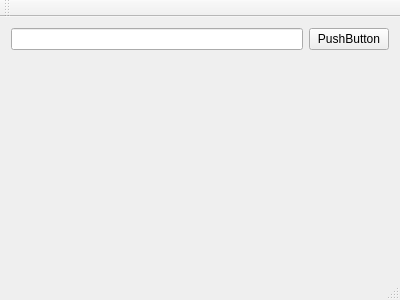
<?xml version="1.0" encoding="UTF-8"?>
<ui version="4.0">
 <class>MainWindow</class>
 <widget class="QMainWindow" name="MainWindow">
  <property name="geometry">
   <rect>
    <x>0</x>
    <y>0</y>
    <width>400</width>
    <height>300</height>
   </rect>
  </property>
  <property name="windowTitle">
   <string>MainWindow</string>
  </property>
  <widget class="QWidget" name="centralWidget">
   <layout class="QGridLayout" name="gridLayout_2">
    <item row="1" column="0">
     <layout class="QGridLayout" name="gridLayout">
      <item row="0" column="0">
       <widget class="QCustomPlot" name="customPlot" native="true"/>
      </item>
     </layout>
    </item>
    <item row="0" column="0">
     <layout class="QHBoxLayout" name="horizontalLayout">
      <item>
       <widget class="QLineEdit" name="lineEdit"/>
      </item>
      <item>
       <widget class="QPushButton" name="pushButton">
        <property name="text">
         <string>PushButton</string>
        </property>
       </widget>
      </item>
     </layout>
    </item>
   </layout>
  </widget>
  <widget class="QMenuBar" name="menuBar">
   <property name="geometry">
    <rect>
     <x>0</x>
     <y>0</y>
     <width>400</width>
     <height>26</height>
    </rect>
   </property>
  </widget>
  <widget class="QToolBar" name="mainToolBar">
   <attribute name="toolBarArea">
    <enum>TopToolBarArea</enum>
   </attribute>
   <attribute name="toolBarBreak">
    <bool>false</bool>
   </attribute>
  </widget>
  <widget class="QStatusBar" name="statusBar"/>
 </widget>
 <layoutdefault spacing="6" margin="11"/>
 <customwidgets>
  <customwidget>
   <class>QCustomPlot</class>
   <extends>QWidget</extends>
   <header>qcustomplot.h</header>
   <container>1</container>
  </customwidget>
 </customwidgets>
 <resources/>
 <connections/>
</ui>
